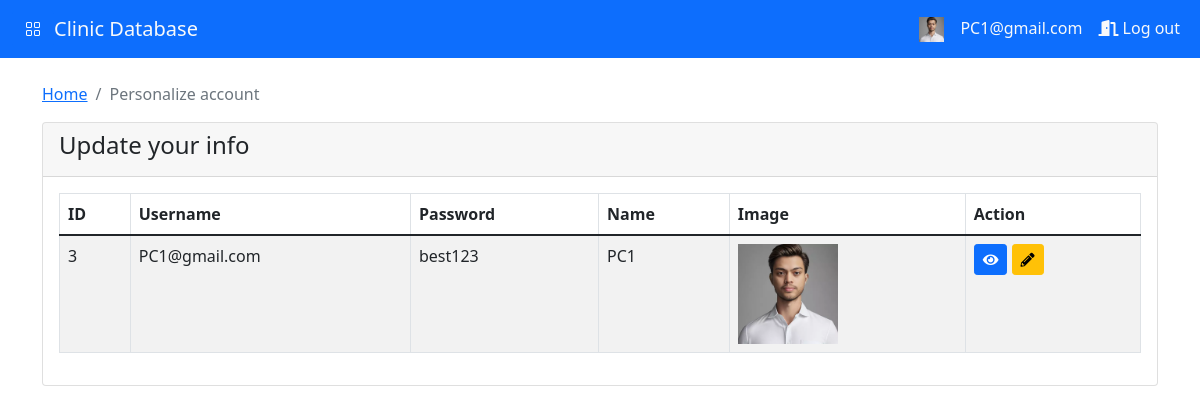
/front_acct.php (signed in), run on the app's committed database.
### tables this page shows
CREATE TABLE `front` (
  `front_id` int(11) NOT NULL,
  `front_username` varchar(255) NOT NULL,
  `front_password` varchar(255) NOT NULL,
  `front_name` varchar(255) NOT NULL,
  `front_image` varchar(255) NOT NULL
);

### front_acct.php (the view, shortened to what this page needs)
<?php
$logged_in_front_username = $_SESSION['front_username'];
?>
<!DOCTYPE html>
<html lang="en">
<head>
    <link href="https://cdn.jsdelivr.net/npm/bootstrap@5.1.3/dist/css/bootstrap.min.css"
    rel="stylesheet">
    <link rel="stylesheet" href="https://cdn.jsdelivr.net/npm/bootstrap-icons@1.10.5/font/bootstrap-icons.css">
    <link rel="stylesheet" href="path/to/font-awesome/css/font-awesome.min.css">
    <link rel="stylesheet" href="https://cdnjs.cloudflare.com/ajax/libs/font-awesome/5.15.3/css/all.min.css">
    <link rel="stylesheet" href="//cdn.jsdelivr.net/npm/alertifyjs@1.13.1/build/css/alertify.min.css"/>
</head>
<body>
<?php include 'front_navbar.php'; ?>
<div class="container mt-4">
    <nav aria-label="breadcrumb">
        <ol class="breadcrumb">
            <li class="breadcrumb-item"><a href="front.php">Home</a></li>
            <li class="breadcrumb-item active" aria-current="page">Personalize account</li>
        </ol>
    </nav>
    <?php include 'front_offcanvas.php'; ?>
    <div class="row mt-2">
        <div class="col-md-12">
            <div class="card">
                <div class="card-header">
                    <h4>Update your info</h4>
                </div>
                <div class="card-body">
                    <table id="myTable" class="table table-bordered table-striped">
                        <thead>
                        <tr>
                            <th>ID</th>
                            <th>Username</th>
                            <th>Password</th>
                            <th>Name</th>
                            <th>Image</th>
                            <th>Action</th>
                        </tr>
                        </thead>
                        <tbody>
                            <?php
                                require 'dbcon.php';
                                $query = "SELECT * FROM front WHERE front_username = '$logged_in_front_username'";
                                $query_run = mysqli_query($con, $query);
                                if (mysqli_num_rows($query_run) > 0) {
                                    foreach ($query_run as $front) {
                                        ?>
                                        <tr>
                                            <td><?= $front['front_id'] ?></td>
                                            <td><?= $front['front_username'] ?></td>
                                            <td><?= $front['front_password'] ?></td>
                                            <td><?= $front['front_name'] ?></td>
                                            <td>
                                                <?php if (!empty($front['front_image'])) { ?>
                                                    <img src="<?= $front['front_image'] ?>" alt="Front Image" width="100">
                                                <?php } ?>
                                            </td>
                                            <td>
                                                <button type="button" value="<?= $front['front_id'] ?>" class="viewFrontBtn btn btn-primary btn-sm"><i class="fas fa-eye"></i></button>
                                                <button type="button" value="<?= $front['front_id'] ?>" class="editFrontBtn btn btn-warning btn-sm"><i class="fas fa-pencil-alt"></i></button>
                                            </td>
                                        </tr>
                                        <?php
                                    }
                                } else {
                                    echo "<tr><td colspan='8'>No Record Found</td></tr>";
                                }
                            ?>
                        </tbody>
                    </table>
                </div>
            </div>
        </div>
    </div>
</div>
</body>
</html>

### front_navbar.php (shortened to what this page needs)
<?php
$front_name = $_SESSION['front_username'];
$front_username = $_SESSION['front_username'];
?>
<nav class="navbar navbar-expand-lg bg-primary navbar-dark">
        <div class="container-fluid">
          <a class="btn btn-primary" data-bs-toggle="offcanvas" href="#offcanvasExample" role="button" aria-controls="offcanvasExample">
            <i class="bi bi-grid"></i>
          </a>
          <a class="navbar-brand text-light" href="">Clinic Database</a>
          <div class="collapse navbar-collapse" id="navbarNavDropdown">
            <ul class="navbar-nav ml-auto custom-nav">
                <li class="nav-item">
                    <a class="nav-link active text-light" aria-current="page" href="">
                        <?php
                        require 'dbcon.php';
                        $query = "SELECT * FROM front where front_username = '$front_username'";
                        $query_run = mysqli_query($con, $query);
                        if ($query_run) {
                            if (mysqli_num_rows($query_run) > 0) {
                                $front_data = mysqli_fetch_assoc($query_run);
                                $front_image = $front_data['front_image'];
                            } else {
                                $front_image = 'profileImage/default_profile.jpg';
                            }
                        } else {
                            echo "Error in executing the query: " . mysqli_error($con);
                        }
                        ?>
                        <img src="<?php echo $front_image; ?>" alt="Front image" width="25" height="25">
                    </a>
                </li>
                <li class="nav-item">
                    <a class="nav-link active text-light" aria-current="page" href="">
                        <?php echo $front_name; ?>
                    </a>
                </li>
                <li class="nav-item dropdown">
                    <a class="nav-link active text-light" aria-current="page" href="logout_front.php"><i class="fas fa-door-open"></i> Log out
                </a>
                </li>
            </ul>
          </div>
        </div>
</nav>

### front_navbar.php (style rules this page uses)
.custom-nav { margin-left: auto; }

### data on the page
front: front_image (picture), front_id "3", front_username "PC1@gmail.com", front_password "best123", front_name "PC1"

### other printed values
$front_name "PC1@gmail.com"
